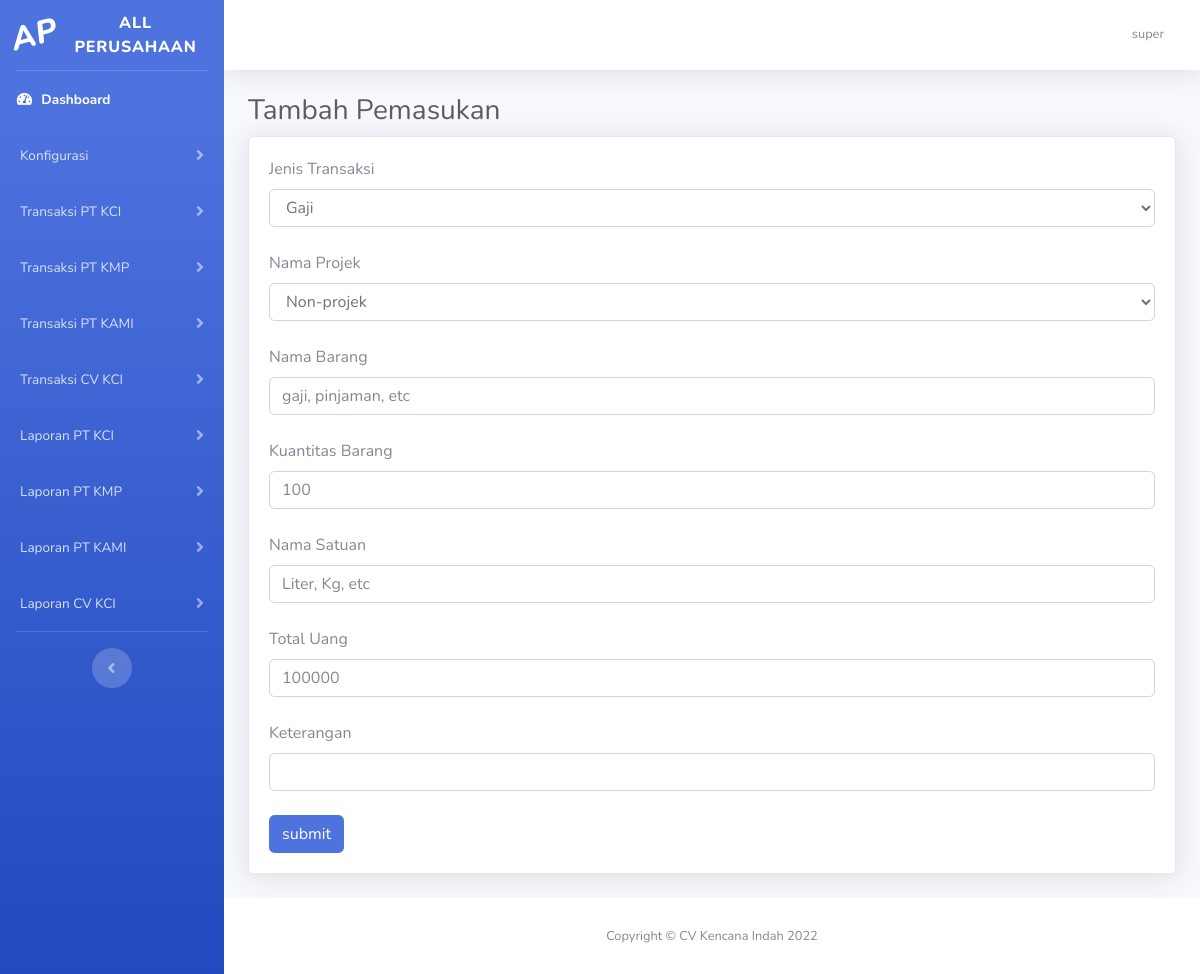
The app's page /transaksi.php?trx=2&prs=1 (signed in) with its own data.
### tables this page shows
CREATE TABLE `perusahaan` (
  `id_perusahaan` int(11) NOT NULL,
  `nama_perusahaan` varchar(50) NOT NULL,
  `status_perusahaan` int(1) NOT NULL
);

CREATE TABLE `kategori_menu` (
  `id_category` int(2) NOT NULL,
  `nama_category` varchar(30) NOT NULL,
  `status_category` int(1) NOT NULL
);

### processing/fungsi.php (called while the page is built, shortened)
<?php
function getPerusahaan($level, $koneksi){
    $query = "SELECT nama_perusahaan FROM perusahaan INNER JOIN access_level on access_level.fk_id_perusahaan = perusahaan.id_perusahaan
             WHERE access_level.id_al = '".$level."'";
    $run = mysqli_query ($koneksi, $query);
    $getData = mysqli_fetch_assoc($run);
    return $getData['nama_perusahaan'];
}

### transaksi.php (the view, shortened to what this page needs)
<!DOCTYPE html>
<?php
include("processing/connection/koneksi.php");
include("processing/fungsi.php");
$transaksi = $_GET['trx'] ;
$perusahaan = $_GET['prs'] ;
if ($transaksi == "1"){
    $judul = "Pengeluaran";
}elseif ($transaksi == "2"){
    $judul = "Pemasukan";
}
?>
<html lang="en">
<head>
    <link href="vendor/fontawesome-free/css/all.min.css" rel="stylesheet" type="text/css">
    <link href="css/sb-admin-2.min.css" rel="stylesheet">
    <link href="vendor/datatables/dataTables.bootstrap4.min.css" rel="stylesheet">
</head>
<body id="page-top">
    <div id="wrapper">
        <?php
            include("sidebar.php");
        ?>
        <div id="content-wrapper" class="d-flex flex-column">
            <div id="content">
            <?php
            include("header.php");
        ?>
                <div class="container-fluid">
                    <h1 class="h3 mb-2 text-gray-800">Tambah <?php echo $judul; ?></h1>
                    <div class="card shadow mb-4">
                        <div class="card-body">
                            <div class="table-responsive">
                                <form id="form_send" action='processing/prosesTransaksi.php?prs=<?php echo $perusahaan;?>&trx=<?php echo $transaksi;?>' method ='post'  enctype="multipart/form-data">
                                    <label for="exampleInputEmail1">Jenis Transaksi</label>
                                    <Select class="form-control" name='jenis_transaksi' id="jenis_transaksi" required>
                                        <?php
                                            $query = "SELECT * FROM jenis_transaksi where status_jenis ='1'";
                                            $run = mysqli_query($connect, $query);
                                            while($output = mysqli_fetch_assoc($run)){
                                                $id = $output['id_jenis'];
                                                $nama = $output['nama_jenis'];
                                        ?>
                                            <option value=<?php echo $id;?> () > <?php echo $nama; ?> </option>
                                        <?php
                                            }
                                            ?>
                                    </select><br>
                                <?php
                                    if($_GET['prs'] == 1){
                                        ?>
                                         <label for="exampleInputEmail1">Nama Projek</label> <br>
                                    <Select class="form-control" name='proyek' required>
                                        <?php
                                            $query = "SELECT * FROM projek where status_projek ='1'";
                                            $run = mysqli_query($connect, $query);
                                            while($output = mysqli_fetch_assoc($run)){
                                                $id = $output['id_projek'];
                                                $nama = $output['nama_projek'];
                                        ?>
                                            <option value=<?php echo $id;?> () > <?php echo $nama; ?> </option>
                                        <?php
                                            }
                                            ?>
                                    </select><br>
                                    <?php
                                    }
                                   ?>
                                    <?php
                                        include("form_template.php");
                                    ?>
                                </form>
                            </div>
                        </div>
                    </div>
                </div>
            </div>
            <?php
                include("footer.php");
            ?>
        </div>
    </div>
</body>
</html>

### sidebar.php (shortened to what this page needs)
<ul class="navbar-nav bg-gradient-primary sidebar sidebar-dark accordion" id="accordionSidebar">
<a class="sidebar-brand d-flex align-items-center justify-content-center" href="#">
    <div class="sidebar-brand-icon rotate-n-15">
        <i><?php
        if($_SESSION['akses'] == '1'){
            echo "KI";
        }else if($_SESSION['akses'] == '2'){
            echo "KMP";
        }else if($_SESSION['akses'] == '3'){
            echo "KAMI";
        }else if($_SESSION['akses'] == '4'){
            echo "KI";
        }else if($_SESSION['akses'] == '5'){
            echo "AP";
        }
        ?></i>
    </div>
    <div class="sidebar-brand-text mx-3"><?php echo getPerusahaan( $_SESSION['akses'],$connect); ?></div>
</a>
<hr class="sidebar-divider my-0">
<li class="nav-item active">
    <a class="nav-link" href="index.php">
        <i class="fas fa-fw fa-tachometer-alt"></i>
        <span>Dashboard</span></a>
</li>
<?php
$getKategori = "SELECT * FROM kategori_menu WHERE status_category = '1'";
$runKategori = mysqli_query($connect, $getKategori);
$collapse = 1;
while($output = mysqli_fetch_array($runKategori)){
    $getAccessMenu = "SELECT * from access_menu inner join menu on access_menu.fk_id_menu = menu.id_menu WHERE fk_id_category ='".$output['id_category']."' AND fk_id_al = '".$_SESSION['akses']."' AND status_access_menu = '1' AND status_menu = '1'";
    $runGetAccessMenu = mysqli_query($connect,$getAccessMenu);
    $count = mysqli_num_rows($runGetAccessMenu);
    if($count > 0){
        echo "<li class='nav-item'>
        <a class='nav-link collapsed' href='#' data-toggle='collapse' data-target='#collapse".$collapse."'
            aria-expanded='true' aria-controls='collapseTwo'>
            <i class=''></i>
            <span>".$output['nama_category']."</span>
        </a>";
        echo "<div id='collapse".$collapse."' class='collapse' aria-labelledby='headingTwo' data-parent='#accordionSidebar'>
        <div class='bg-white py-2 collapse-inner rounded'>";
        echo "</div>
        </div>
    </li>";
    $collapse +=1;
    }
}
?>
<hr class="sidebar-divider d-none d-md-block">
<div class="text-center d-none d-md-inline">
    <button class="rounded-circle border-0" id="sidebarToggle"></button>
</div>
</ul>

### records on screen
perusahaan: nama_perusahaan "ALL PERUSAHAAN"
kategori_menu: nama_category "Konfigurasi"
kategori_menu: nama_category "Transaksi PT KCI"
kategori_menu: nama_category "Transaksi PT KMP"
kategori_menu: nama_category "Transaksi PT KAMI"
kategori_menu: nama_category "Transaksi CV KCI"
kategori_menu: nama_category "Laporan PT KCI"
kategori_menu: nama_category "Laporan PT KMP"
kategori_menu: nama_category "Laporan PT KAMI"
kategori_menu: nama_category "Laporan CV KCI"

### other values on screen
$_SESSION['nama'] "super"
$judul "Pemasukan"
form field jenis_transaksi "Gaji"
form field proyek "Non-projek"
